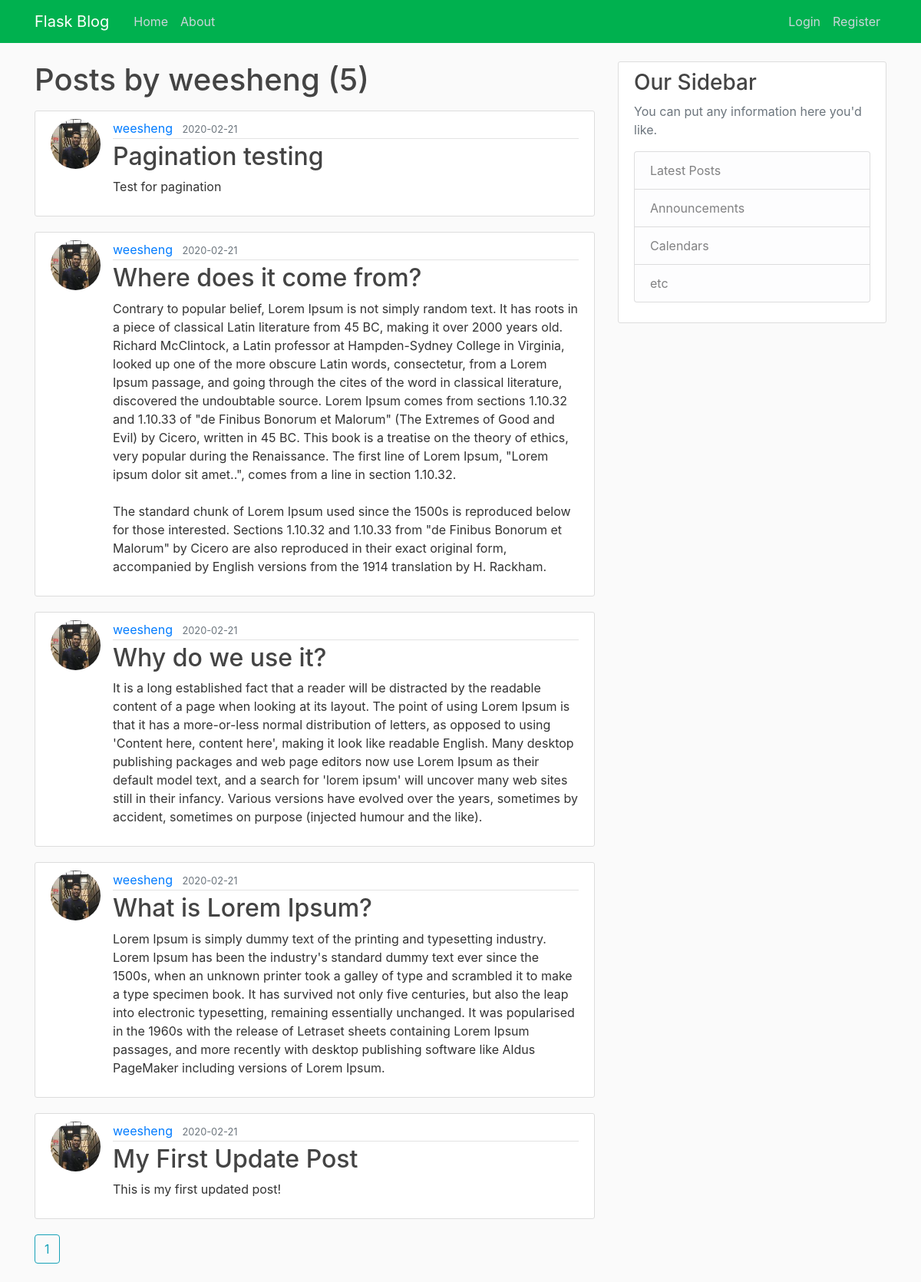
Screenshot of /user/weesheng with the database file from the repository.
### flaskblog/models.py (models this page shows, shortened)
class User(db.Model, UserMixin):
    id = db.Column(db.Integer, primary_key=True)
    username = db.Column(db.String(20), unique=True, nullable=False)
    email = db.Column(db.String(120), unique=True, nullable=False)
    image_file = db.Column(db.String(20), nullable=False,
                           default='default.jpg')
    password = db.Column(db.String(60), nullable=False)
    posts = db.relationship('Post', backref='author', lazy=True)

class Post(db.Model):
    id = db.Column(db.Integer, primary_key=True)
    title = db.Column(db.String(100), nullable=False)
    date_posted = db.Column(db.DateTime, nullable=False,
                            default=datetime.utcnow)
    content = db.Column(db.Text, nullable=False)
    user_id = db.Column(db.Integer, db.ForeignKey('user.id'), nullable=False)

### flaskblog/users/routes.py (the view)
@users.route('/user/<string:username>')
def user_posts(username):
    page = request.args.get('page', 1, type=int)
    user = User.query.filter_by(username=username).first_or_404()
    posts = Post.query.filter_by(author=user).order_by(
        Post.date_posted.desc()).paginate(page=page, per_page=5)
    return render_template('user_posts.html', posts=posts, user=user)

### flaskblog/templates/user_posts.html
{% extends "layout.html" %}
{% block content %}
<h1 class="mb-3">Posts by {{user.username}} ({{ posts.total }})</h1>
{% for post in posts.items %}
<article class="media content-section">
    <img class="rounded-circle article-img"
        src="{{ url_for('static', filename='profile_pics/' + post.author.image_file) }}" />
    <div class="media-body">
        <div class="article-metadata">
            <a class="mr-2"
                href="{{ url_for('users.user_posts', username=post.author.username) }}">{{ post.author.username }}</a>
            <small class="text-muted">{{ post.date_posted.strftime('%Y-%m-%d') }}</small>
        </div>
        <h2>
            <a class="article-title" href="{{ url_for('posts.post', post_id=post.id) }}">{{ post.title }}</a>
        </h2>
        <p class="article-content">{{ post.content }}</p>
    </div>
</article>
{% endfor %}
{% for page_num in posts.iter_pages(left_edge=1, right_edge=1, left_current=1, right_current=2) %}
{% if page_num %}
{% if posts.page == page_num %}
<a class="btn btn-outline-info mb-4"
    href="{{url_for('users.user_posts', username=user.username, page=page_num)}}">{{ page_num }}</a>
{% else %}
<a class="btn btn-outline-info mb-4"
    href="{{url_for('users.user_posts',username=user.username, page=page_num)}}">{{ page_num }}</a>
{% endif %}
{% else %}
...
{% endif %}
{% endfor %}
{% endblock content %}

### flaskblog/static/main.css (style rules this page uses)
body { background: #fafafa; color: #333333; margin-top: 5rem; }
h1, h2, h3, h4, h5, h6 { color: #444444; }
.content-section { background: #ffffff; padding: 10px 20px; border: 1px solid #dddddd; border-radius: 3px; margin-bottom: 20px; }
.article-title { color: #444444; }
.article-content { white-space: pre-line; }
.article-img { height: 65px; width: 65px; margin-right: 16px; }
.article-metadata { padding-bottom: 1px; margin-bottom: 4px; border-bottom: 1px solid #e3e3e3; }

### rows the page displays
User: username "weesheng"
Post: image_file (picture), author.username "weesheng", date_posted "2020-02-21", title "Pagination testing", content "Test for pagination"
Post: image_file (picture), author.username "weesheng", date_posted "2020-02-21", title "Where does it come from?", content "Contrary to popular belief, Lorem Ipsum is not simply random text. It has roots in a piece of classical Latin literature from 45 BC, making it over 2000 years old. Richard McClintock, a Latin professor at Hampden-Sydney College in Virginia, looked up one of the more obscure Latin words, consectetur, from a Lorem Ipsum passage, and going through the cites of the word in classical literature, discovered the undoubtable source. Lorem Ipsum comes from sections 1.10.32 and 1.10.33 of \"de Finibus Bonorum et Malorum\" (The Extremes of Good and Evil) by Cicero, written in 45 BC. This book is a treatise on the theory of ethics, very popular during the Renaissance. The first line of Lorem Ipsum,…"
Post: image_file (picture), author.username "weesheng", date_posted "2020-02-21", title "Why do we use it?", content "It is a long established fact that a reader will be distracted by the readable content of a page when looking at its layout. The point of using Lorem Ipsum is that it has a more-or-less normal distribution of letters, as opposed to using 'Content here, content here', making it look like readable English. Many desktop publishing packages and web page editors now use Lorem Ipsum as their default model text, and a search for 'lorem ipsum' will uncover many web sites still in their infancy. Various versions have evolved over the years, sometimes by accident, sometimes on purpose (injected humour and the like)."
Post: image_file (picture), author.username "weesheng", date_posted "2020-02-21", title "What is Lorem Ipsum?", content "Lorem Ipsum is simply dummy text of the printing and typesetting industry. Lorem Ipsum has been the industry's standard dummy text ever since the 1500s, when an unknown printer took a galley of type and scrambled it to make a type specimen book. It has survived not only five centuries, but also the leap into electronic typesetting, remaining essentially unchanged. It was popularised in the 1960s with the release of Letraset sheets containing Lorem Ipsum passages, and more recently with desktop publishing software like Aldus PageMaker including versions of Lorem Ipsum."
Post: image_file (picture), author.username "weesheng", date_posted "2020-02-21", title "My First Update Post", content "This is my first updated post!"

### other values shown
{{ posts.total }} "5"
{{ page_num }} "1"
